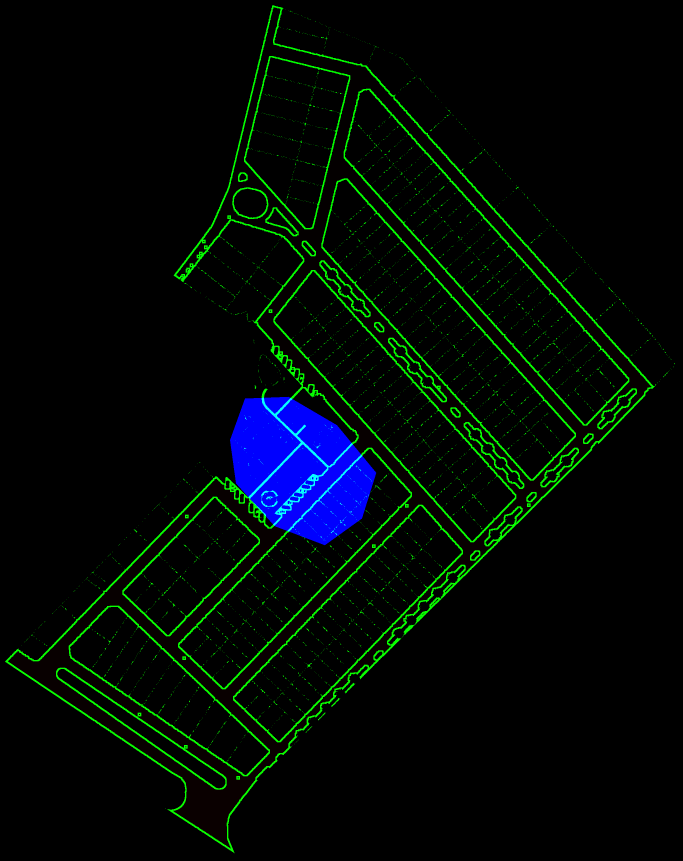
#> input picture frontend/src/assets/map-selection-mask.png, 2048 x 2581 px (shown at 1/3 size)
$ python build-street-frontage-polygons.py
#> lines starting #> are read from the running program, lines starting #| are printed output that depends on the picture
"""Split the asphalt mask into paired street-front polygons, one per mapped lot."""
from array import array
from collections import Counter, defaultdict
import json
from pathlib import Path

from PIL import Image, ImageDraw, ImageFilter

ROOT = Path(__file__).resolve().parents[1]
ASSETS = ROOT / 'frontend/src/assets'
mask = Image.open(ASSETS / 'map-selection-mask.png').convert('RGB')
#> mask is the input picture: PIL image 2048x2581 RGB; mean R, G, B 0.8, 9.4, 6.5
plant = Image.open(ASSETS / 'planta.webp').convert('RGB')
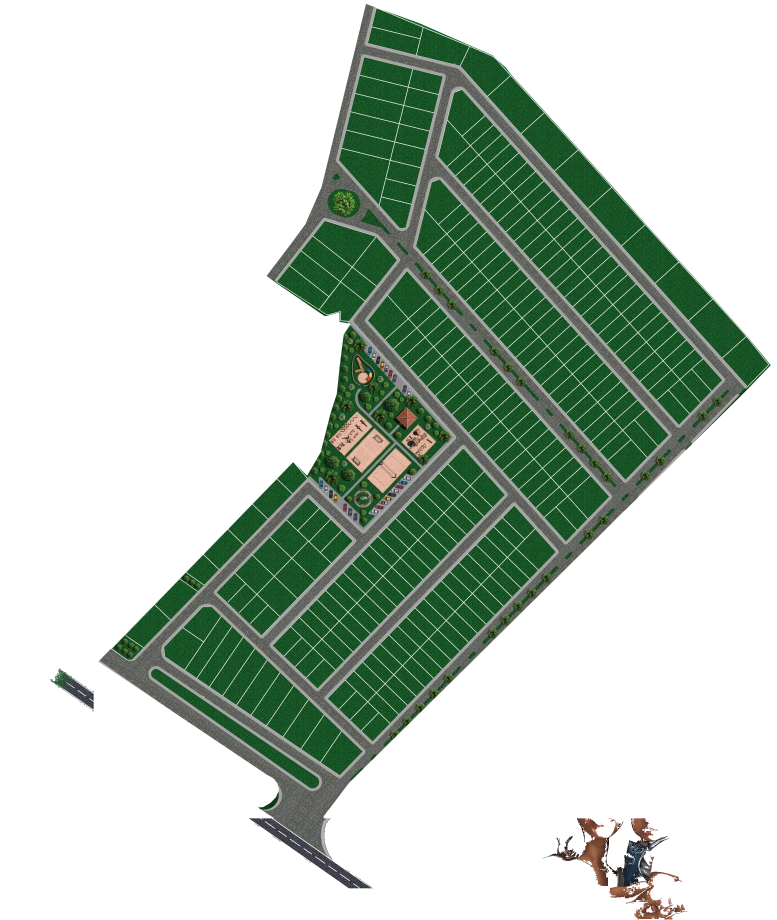
#> input picture frontend/src/assets/planta.webp, 2329 x 2759 px (shown at 1/3 size)
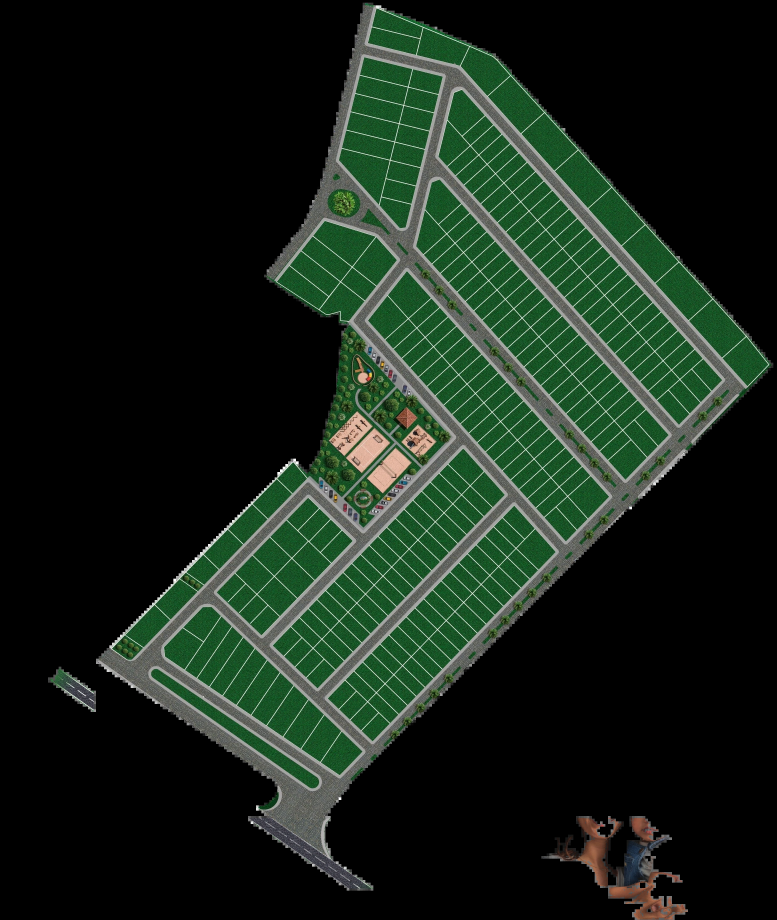
#> plant: PIL image 2329x2759 RGB (shown at 1/3 size); mean R, G, B 22.9, 36.2, 25
#> (the run stopped early here; a loop or call above may not have finished)
